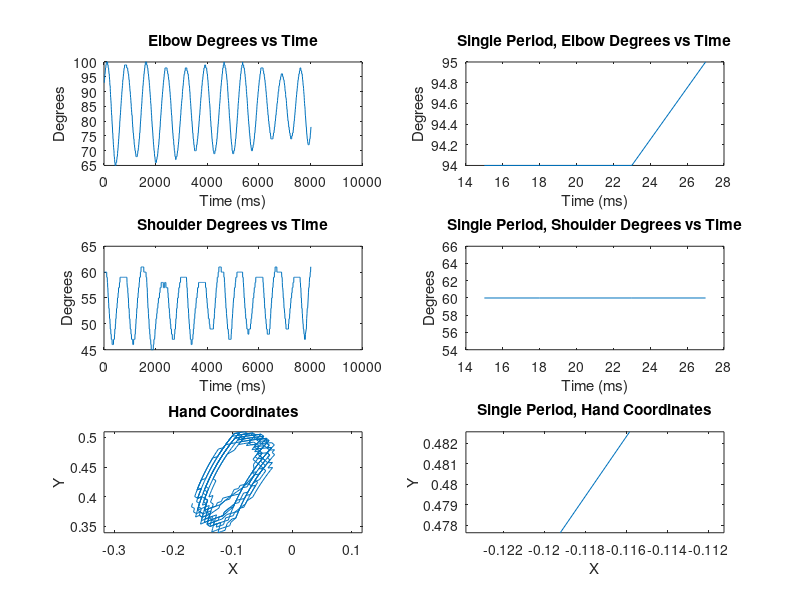

Reproduce this figure in MATLAB.
%% Single Data Set Inverse Kinematic Modeling
%  Last edited: May 1st, 2020
%  ME 18 Final Project
%  Libby Albanese and David Fricke

%% Initialize
close all
clear

l1 = .3301; %Length of lower segment, meters
l2 = .3429; %Length of upper segment, meters

%% Load and Assign Data
data=load('Test1.csv');

thetaElb = data(:,2); %Elbow angles, degrees
thetaSh  = data(:,1); %Shoulder angles, degrees
time     = data(:,4); %time, seconds 

%% Isolate one period
[pksElb,locs] = findpeaks(thetaElb);

periodElb = thetaElb(locs(1):locs(2)); % Elbow, degrees
periodSh  = thetaSh(locs(1):locs(2));  % Shoulder angle, degrees
timeNew   = time(locs(1):locs(2));     % time, seconds

%% Convert to real coordinates
xHand = l1 * cosd(thetaSh) + l2 * cosd((180-thetaElb)+thetaSh); %meters
yHand = l1 * sind(thetaSh) + l2 * sind((180-thetaElb)+thetaSh); %meters

%% Coordinates for one period
xHandPer = l1 * cosd(periodSh) + l2 * cosd((180-periodElb)+periodSh); %meters
yHandPer = l1 * sind(periodSh) + l2 * sind((180-periodElb)+periodSh); %meters

%% Plot
figure(1);

subplot(3,2,1);
plot(time,thetaElb);
title(strcat("Elbow Degrees vs Time"))
xlabel('Time (ms)') 
ylabel('Degrees')

subplot(3,2,3);
plot(time,thetaSh);
title("Shoulder Degrees vs Time")
xlabel('Time (ms)') 
ylabel('Degrees')

subplot(3,2,5);
plot(xHand,yHand)
axis equal
title('Hand Coordinates')
xlabel('X')
ylabel('Y')

subplot(3,2,2)
plot(timeNew, periodElb)
title("Single Period, Elbow Degrees vs Time")
xlabel('Time (ms)') 
ylabel('Degrees')

subplot(3,2,4)
plot(timeNew, periodSh)
title("Single Period, Shoulder Degrees vs Time")
xlabel('Time (ms)') 
ylabel('Degrees')

subplot(3,2,6)
plot(xHandPer,yHandPer)
axis equal
title('Single Period, Hand Coordinates')
xlabel('X')
ylabel('Y')
